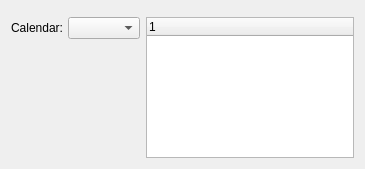
<?xml version="1.0" encoding="UTF-8"?>
<ui version="4.0">
 <comment>This file is part of the xTuple ERP: PostBooks Edition, a free and
open source Enterprise Resource Planning software suite,
Copyright (c) 1999-2011 by OpenMFG LLC, d/b/a xTuple.
It is licensed to you under the Common Public Attribution License
version 1.0, the full text of which (including xTuple-specific Exhibits)
is available at www.xtuple.com/CPAL.  By using this software, you agree
to be bound by its terms.</comment>
 <class>displayTimePhased</class>
 <widget class="QWidget" name="dspTimePhasedAvailability">
  <property name="geometry">
   <rect>
    <x>0</x>
    <y>0</y>
    <width>365</width>
    <height>169</height>
   </rect>
  </property>
  <property name="windowTitle">
   <string>Time-Phased Report</string>
  </property>
  <layout class="QVBoxLayout" name="verticalLayout_2">
   <item>
    <widget class="QFrame" name="_optionsFrame2">
     <property name="frameShape">
      <enum>QFrame::NoFrame</enum>
     </property>
     <property name="frameShadow">
      <enum>QFrame::Plain</enum>
     </property>
    </widget>
   </item>
   <item>
    <layout class="QHBoxLayout" name="horizontalLayout">
     <item>
      <layout class="QVBoxLayout">
       <property name="spacing">
        <number>0</number>
       </property>
       <item>
        <layout class="QHBoxLayout">
         <property name="spacing">
          <number>5</number>
         </property>
         <item>
          <widget class="QLabel" name="_calendarLit">
           <property name="text">
            <string>Calendar:</string>
           </property>
           <property name="alignment">
            <set>Qt::AlignRight|Qt::AlignTrailing|Qt::AlignVCenter</set>
           </property>
          </widget>
         </item>
         <item>
          <widget class="CalendarComboBox" name="_calendar"/>
         </item>
        </layout>
       </item>
       <item>
        <spacer>
         <property name="orientation">
          <enum>Qt::Vertical</enum>
         </property>
         <property name="sizeType">
          <enum>QSizePolicy::Expanding</enum>
         </property>
         <property name="sizeHint" stdset="0">
          <size>
           <width>20</width>
           <height>0</height>
          </size>
         </property>
        </spacer>
       </item>
      </layout>
     </item>
     <item>
      <layout class="QVBoxLayout" name="verticalLayout">
       <item>
        <widget class="PeriodsListView" name="_periods">
         <property name="sizePolicy">
          <sizepolicy hsizetype="Expanding" vsizetype="MinimumExpanding">
           <horstretch>0</horstretch>
           <verstretch>0</verstretch>
          </sizepolicy>
         </property>
         <property name="minimumSize">
          <size>
           <width>0</width>
           <height>120</height>
          </size>
         </property>
        </widget>
       </item>
       <item>
        <spacer name="verticalSpacer">
         <property name="orientation">
          <enum>Qt::Vertical</enum>
         </property>
         <property name="sizeHint" stdset="0">
          <size>
           <width>20</width>
           <height>0</height>
          </size>
         </property>
        </spacer>
       </item>
      </layout>
     </item>
     <item>
      <spacer name="horizontalSpacer">
       <property name="orientation">
        <enum>Qt::Horizontal</enum>
       </property>
       <property name="sizeHint" stdset="0">
        <size>
         <width>0</width>
         <height>20</height>
        </size>
       </property>
      </spacer>
     </item>
    </layout>
   </item>
  </layout>
 </widget>
 <layoutdefault spacing="6" margin="11"/>
 <pixmapfunction>qPixmapFromMimeSource</pixmapfunction>
 <customwidgets>
  <customwidget>
   <class>CalendarComboBox</class>
   <extends>XComboBox</extends>
   <header>calendarTools.h</header>
  </customwidget>
  <customwidget>
   <class>PeriodsListView</class>
   <extends>XTreeWidget</extends>
   <header>calendarTools.h</header>
  </customwidget>
  <customwidget>
   <class>XComboBox</class>
   <extends>QComboBox</extends>
   <header>xcombobox.h</header>
  </customwidget>
  <customwidget>
   <class>XTreeWidget</class>
   <extends>QTreeWidget</extends>
   <header>xtreewidget.h</header>
   <container>1</container>
  </customwidget>
 </customwidgets>
 <tabstops>
  <tabstop>_periods</tabstop>
 </tabstops>
 <resources/>
 <connections>
  <connection>
   <sender>_calendar</sender>
   <signal>newCalendarId(int)</signal>
   <receiver>_periods</receiver>
   <slot>populate(int)</slot>
   <hints>
    <hint type="sourcelabel">
     <x>162</x>
     <y>129</y>
    </hint>
    <hint type="destinationlabel">
     <x>383</x>
     <y>213</y>
    </hint>
   </hints>
  </connection>
  <connection>
   <sender>_calendar</sender>
   <signal>select(ParameterList&amp;)</signal>
   <receiver>_periods</receiver>
   <slot>load(ParameterList&amp;)</slot>
   <hints>
    <hint type="sourcelabel">
     <x>162</x>
     <y>129</y>
    </hint>
    <hint type="destinationlabel">
     <x>383</x>
     <y>213</y>
    </hint>
   </hints>
  </connection>
 </connections>
</ui>
